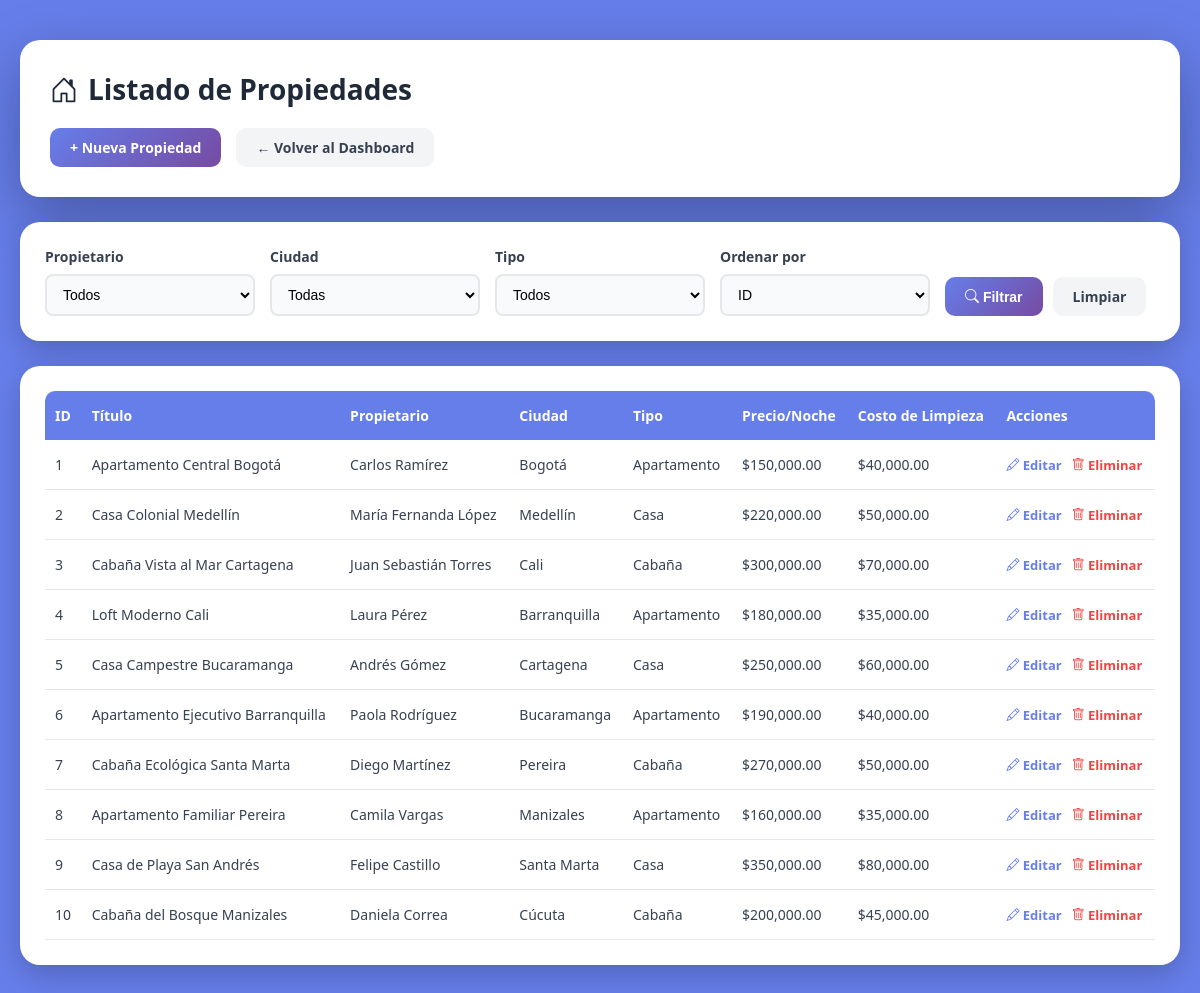
The page /frontend/properties/PropertiesList.php (signed in) on the database its author committed.
### tables this page shows
CREATE TABLE `properties` (
  `id` int(11) NOT NULL,
  `owner_id` int(11) NOT NULL,
  `title` varchar(200) NOT NULL,
  `description` text DEFAULT NULL,
  `city_id` int(11) DEFAULT NULL,
  `address` varchar(100) DEFAULT NULL,
  `type_id` int(11) DEFAULT NULL,
  `nightly_price` decimal(10,2) NOT NULL DEFAULT 0.00,
  `cleaning_cost` decimal(10,2) NOT NULL DEFAULT 0.00,
  `max_guests` int(11) DEFAULT 1,
  `status` enum('active','inactive','maintenance') DEFAULT 'active',
  `created_at` timestamp NOT NULL DEFAULT current_timestamp(),
  `is_active` tinyint(1) DEFAULT 1,
  `deleted_at` datetime DEFAULT NULL
);

CREATE TABLE `owners` (
  `id` int(11) NOT NULL,
  `name` varchar(50) NOT NULL,
  `email` varchar(50) DEFAULT NULL,
  `phone` varchar(14) DEFAULT NULL,
  `address` varchar(100) DEFAULT NULL,
  `created_at` timestamp NOT NULL DEFAULT current_timestamp(),
  `is_active` tinyint(1) DEFAULT 1,
  `deleted_at` datetime DEFAULT NULL
);

CREATE TABLE `cities` (
  `id` int(11) NOT NULL,
  `name` varchar(50) NOT NULL
);

CREATE TABLE `property_types` (
  `id` int(11) NOT NULL,
  `name` varchar(50) NOT NULL
);

### backend/models/Property.php (called while the page is built, shortened)
<?php
class Property {
    private $pdo;
    public function __construct($pdo) {
        $this->pdo = $pdo;
    }
    public function getAll() {
        $stmt = $this->pdo->prepare("SELECT p.*, o.name AS owner_name, c.name AS city, pt.name AS type
                                     FROM properties p
                                     LEFT JOIN owners o ON p.owner_id = o.id
                                     LEFT JOIN cities c ON p.city_id = c.id
                                     LEFT JOIN property_types pt ON p.type_id = pt.id
                                     WHERE p.is_active = 1
                                     ORDER BY p.id DESC");
        $stmt->execute();
        return $stmt->fetchAll();
    }
    public function getFiltered($filters = []) {
        $sql = "
            SELECT p.*, o.name AS owner_name, c.name AS city, pt.name AS type
            FROM properties p
            LEFT JOIN owners o ON p.owner_id = o.id
            LEFT JOIN cities c ON p.city_id = c.id
            LEFT JOIN property_types pt ON p.type_id = pt.id
            WHERE p.is_active = 1
        ";
        $params = [];
        $allowedOrders = ['id', 'title'];
        $orderBy = in_array($filters['order'] ?? '', $allowedOrders) ? $filters['order'] : 'id';
        $sql .= " ORDER BY p.$orderBy ASC";
        $stmt = $this->pdo->prepare($sql);
        $stmt->execute($params);
        return $stmt->fetchAll(PDO::FETCH_ASSOC);
    }
}

### frontend/properties/PropertiesList.php (the view, shortened to what this page needs)
<?php
require_once __DIR__ . '/../../config/config.php';
require_once __DIR__ . '/../../backend/models/Property.php';
$propertyModel = new Property($pdo);
$properties = $propertyModel->getAll();
$filters = [
  'owner_id' => $_GET['owner_id'] ?? null,
  'city_id' => $_GET['city_id'] ?? null,
  'type' => $_GET['type'] ?? null,
  'order' => $_GET['order'] ?? null
];
$properties = $propertyModel->getFiltered($filters);
?>
<!DOCTYPE html>
<html lang="es">
<head>
  <link rel="stylesheet" href="https://cdn.jsdelivr.net/npm/bootstrap-icons@1.11.3/font/bootstrap-icons.css">
</head>
<body>
  <div class="container">
    <div class="header-section">
      <h1><i class="bi bi-house-door"></i> Listado de Propiedades</h1>
      <div class="action-bar">
        <a href="PropertiesForm.php" class="btn btn-primary">+ Nueva Propiedad</a>
        <a href="../dashboard.php" class="btn btn-secondary">← Volver al Dashboard</a>
      </div>
    </div>
    <div class="filter-card">
      <form method="GET" action="" class="filter-form">
        <div class="filter-group">
          <label>Propietario</label>
          <select name="owner_id">
            <option value="">Todos</option>
          </select>
        </div>
        <div class="filter-group">
          <label>Ciudad</label>
          <select name="city_id">
            <option value="">Todas</option>
          </select>
        </div>
        <div class="filter-group">
          <label>Tipo</label>
          <select name="type">
            <option value="">Todos</option>
          </select>
        </div>
        <div class="filter-group">
          <label>Ordenar por</label>
          <select name="order">
            <option value="id" <?= ($_GET['order'] ?? '') == 'id' ? 'selected' : '' ?>>ID</option>
          </select>
        </div>
        <div class="filter-actions">
          <button type="submit" class="btn btn-primary"><i class="bi bi-search"></i> Filtrar</button>
          <a href="PropertiesList.php" class="btn btn-secondary">Limpiar</a>
        </div>
      </form>
    </div>
    <div class="table-card">
      <?php if (count($properties) > 0): ?>
        <table>
          <thead>
            <tr>
              <th>ID</th>
              <th>Título</th>
              <th>Propietario</th>
              <th>Ciudad</th>
              <th>Tipo</th>
              <th>Precio/Noche</th>
              <th>Costo de Limpieza</th>
              <th>Acciones</th>
            </tr>
          </thead>
          <tbody>
            <?php foreach ($properties as $p): ?>
            <tr>
              <td><?= $p['id'] ?></td>
              <td><?= htmlspecialchars($p['title']) ?></td>
              <td><?= htmlspecialchars($p['owner_name']) ?></td>
              <td><?= htmlspecialchars($p['city']) ?></td>
              <td><?= htmlspecialchars($p['type']) ?></td>
              <td>$<?= number_format($p['nightly_price'], 2) ?></td>
              <td>$<?= number_format($p['cleaning_cost'], 2) ?></td>
              <td>
                <div class="action-links">
                  <a href="PropertiesForm.php?id=<?= $p['id'] ?>" class="action-link"><i class="bi bi-pencil"></i> Editar</a>
                  <a href="../../backend/controllers/PropertyController.php?delete=<?= $p['id'] ?>"
                    class="action-link delete"
                    onclick="return confirm('¿Estás seguro de que deseas eliminar esta propiedad? Las reservas futuras serán canceladas.');">
                    <i class="bi bi-trash"></i> Eliminar
                  </a>
                </div>
              </td>
            </tr>
            <?php endforeach; ?>
          </tbody>
        </table>
      <?php else: ?>
        <div class="no-data">📭 No se encontraron propiedades</div>
      <?php endif; ?>
    </div>
  </div>
</body>
</html>

### frontend/properties/PropertiesList.php (style rules this page uses)
* { margin: 0; padding: 0; box-sizing: border-box; }
body { font-family: 'Segoe UI', Tahoma, Geneva, Verdana, sans-serif; background: #667eea; min-height: 100vh; padding: 40px 20px; }
.container { max-width: 1400px; margin: 0 auto; }
.header-section { background: white; border-radius: 20px; padding: 30px; margin-bottom: 25px; box-shadow: 0 20px 60px rgba(0, 0, 0, 0.3); animation: fadeIn 0.5s ease; }
.header-section h1 { color: #1f2937; font-size: 28px; margin-bottom: 20px; display: flex; align-items: center; gap: 10px; }
.action-bar { display: flex; gap: 15px; flex-wrap: wrap; }
.btn { display: inline-block; padding: 10px 20px; border-radius: 10px; text-decoration: none; font-weight: 600; font-size: 14px; transition: all 0.3s ease; border: none; cursor: pointer; }
.btn-primary { background: linear-gradient(135deg, #667eea 0%, #764ba2 100%); color: white; }
.btn-secondary { background: #f3f4f6; color: #374151; }
.filter-card { background: white; border-radius: 20px; padding: 25px; margin-bottom: 25px; box-shadow: 0 10px 30px rgba(0, 0, 0, 0.2); animation: fadeIn 0.6s ease; }
.filter-form { display: grid; grid-template-columns: repeat(auto-fit, minmax(180px, 1fr)); gap: 15px; align-items: end; }
.filter-group { display: flex; flex-direction: column; }
.filter-group label { color: #374151; font-weight: 600; margin-bottom: 8px; font-size: 14px; }
.filter-group select { padding: 10px 12px; border: 2px solid #e5e7eb; border-radius: 8px; font-size: 14px; background-color: #f9fafb; transition: all 0.3s ease; }
.filter-actions { display: flex; gap: 10px; }
.table-card { background: white; border-radius: 20px; padding: 25px; box-shadow: 0 10px 30px rgba(0, 0, 0, 0.2); animation: fadeIn 0.7s ease; overflow-x: auto; }
table { width: 100%; border-collapse: collapse; }
thead { background: #667eea; }
th { padding: 15px 10px; text-align: left; color: white; font-weight: 600; font-size: 14px; white-space: nowrap; }
th:first-child { border-top-left-radius: 10px; }
th:last-child { border-top-right-radius: 10px; }
td { padding: 15px 10px; border-bottom: 1px solid #e5e7eb; color: #374151; font-size: 14px; }
.action-links { display: flex; gap: 10px; flex-wrap: wrap; }
.action-link { color: #667eea; text-decoration: none; font-weight: 600; font-size: 13px; transition: color 0.3s ease; }
.action-link.delete { color: #ef4444; }

### rows shown on the page
properties: id "1", title "Apartamento Central Bogotá", owner.name "Carlos Ramírez", city.name "Bogotá", type.name "Apartamento", nightly_price "150,000.00", cleaning_cost "40,000.00"
properties: id "2", title "Casa Colonial Medellín", owner.name "María Fernanda López", city.name "Medellín", type.name "Casa", nightly_price "220,000.00", cleaning_cost "50,000.00"
properties: id "3", title "Cabaña Vista al Mar Cartagena", owner.name "Juan Sebastián Torres", city.name "Cali", type.name "Cabaña", nightly_price "300,000.00", cleaning_cost "70,000.00"
properties: id "4", title "Loft Moderno Cali", owner.name "Laura Pérez", city.name "Barranquilla", type.name "Apartamento", nightly_price "180,000.00", cleaning_cost "35,000.00"
properties: id "5", title "Casa Campestre Bucaramanga", owner.name "Andrés Gómez", city.name "Cartagena", type.name "Casa", nightly_price "250,000.00", cleaning_cost "60,000.00"
properties: id "6", title "Apartamento Ejecutivo Barranquilla", owner.name "Paola Rodríguez", city.name "Bucaramanga", type.name "Apartamento", nightly_price "190,000.00", cleaning_cost "40,000.00"
properties: id "7", title "Cabaña Ecológica Santa Marta", owner.name "Diego Martínez", city.name "Pereira", type.name "Cabaña", nightly_price "270,000.00", cleaning_cost "50,000.00"
properties: id "8", title "Apartamento Familiar Pereira", owner.name "Camila Vargas", city.name "Manizales", type.name "Apartamento", nightly_price "160,000.00", cleaning_cost "35,000.00"
properties: id "9", title "Casa de Playa San Andrés", owner.name "Felipe Castillo", city.name "Santa Marta", type.name "Casa", nightly_price "350,000.00", cleaning_cost "80,000.00"
properties: id "10", title "Cabaña del Bosque Manizales", owner.name "Daniela Correa", city.name "Cúcuta", type.name "Cabaña", nightly_price "200,000.00", cleaning_cost "45,000.00"
